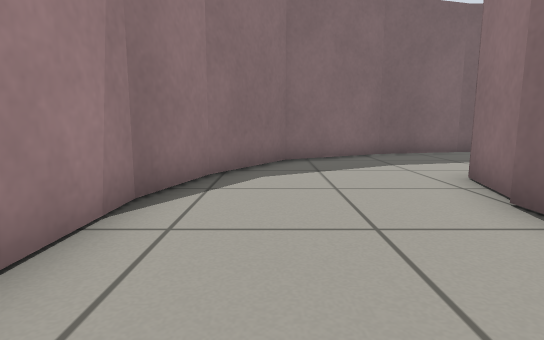
View 1 (above)

22 first-person views from a walk through a robot-simulator world made for Gazebo. The camera is 0.5 m above the floor, tilts 8° down and sees 80° across. The floor is counted in squares, 0.5 m on a side. Each view is taken from the middle of a square. On the plan, view 1 faces up. The plan holds only what a view shows up to about 12 squares ahead; the rest is blank. The place goes on beyond the plan. Robots are left out.

View 2
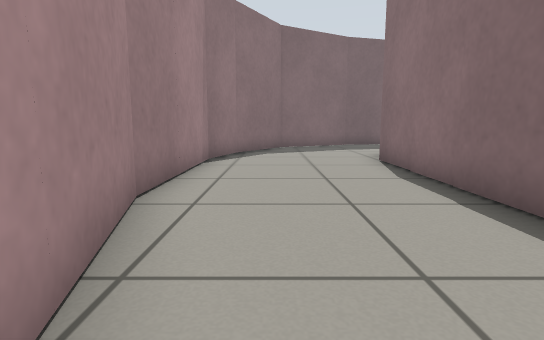

View 3
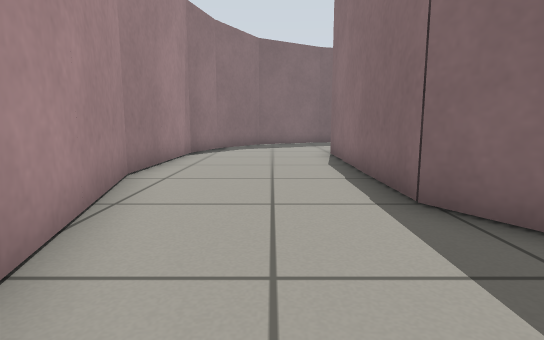

View 4
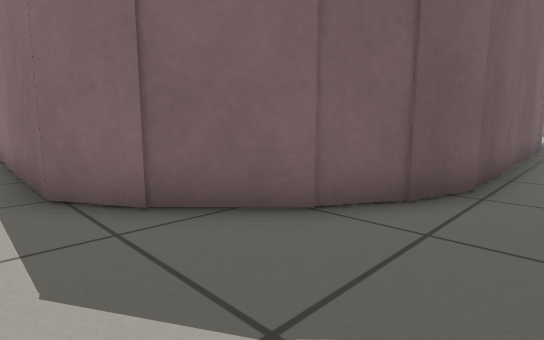

View 5
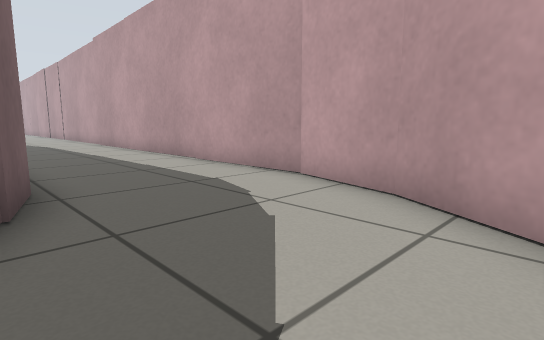

View 6
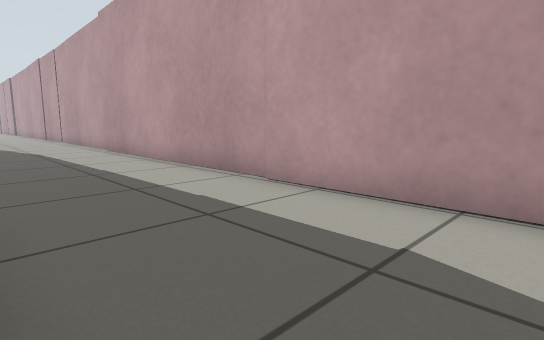

View 7
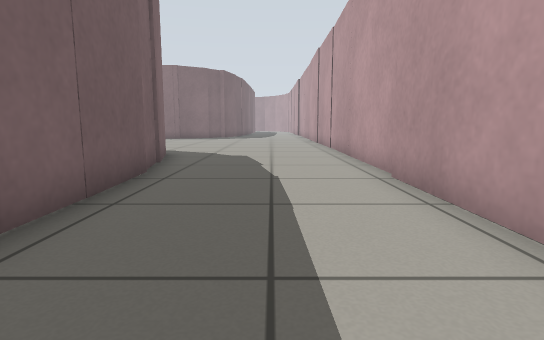

View 8
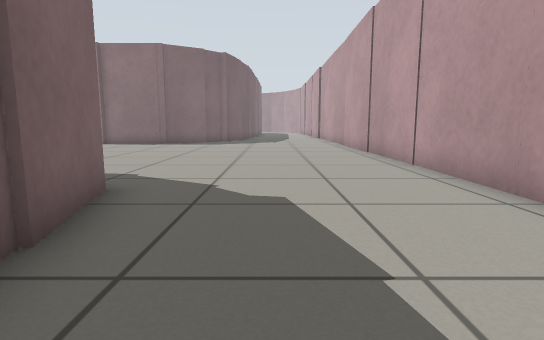

View 9
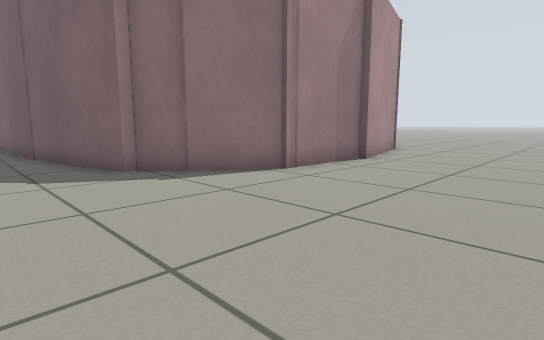

View 10
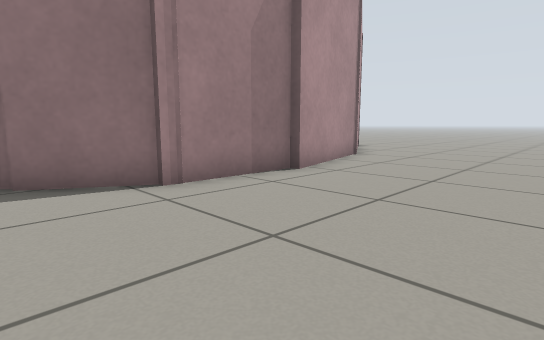

View 11
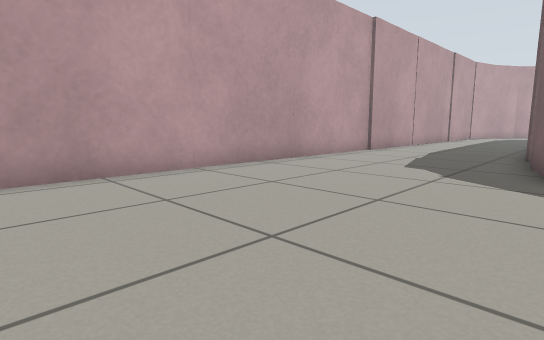

View 12
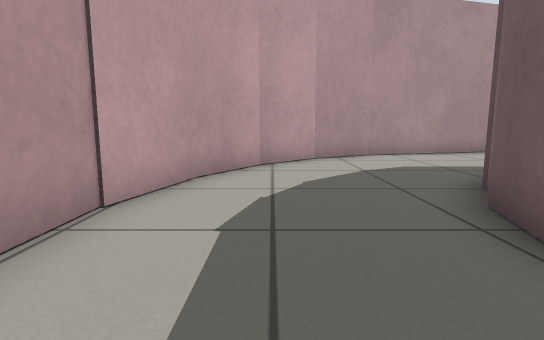

View 13
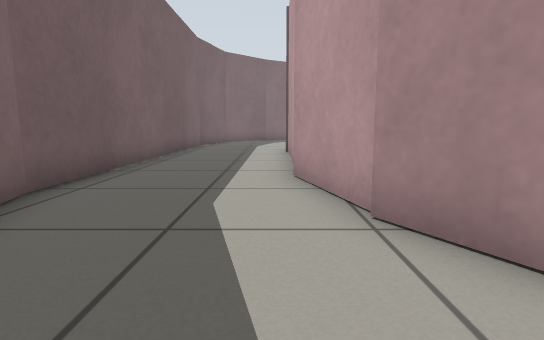

View 14
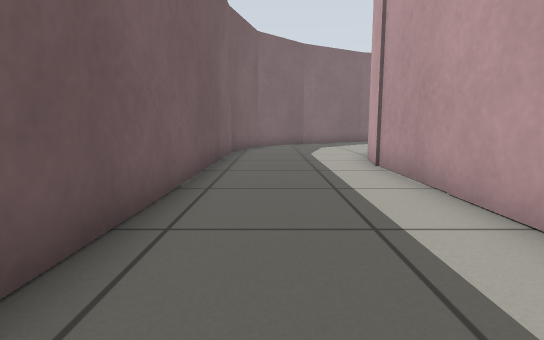

View 15
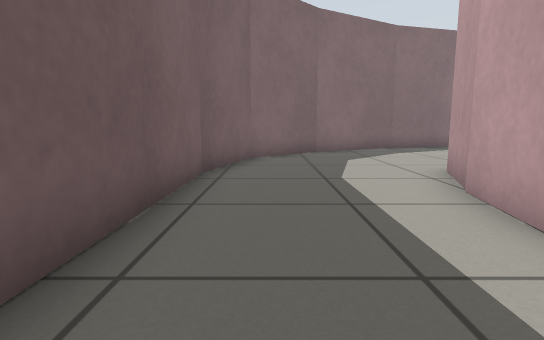

View 16
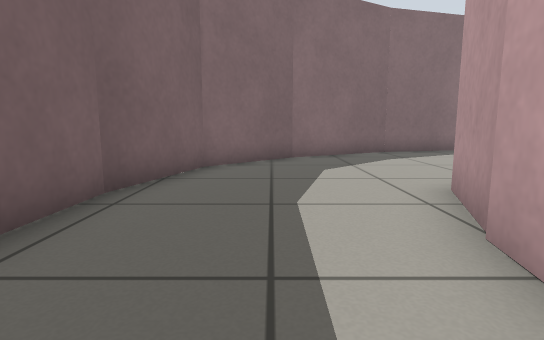

View 17
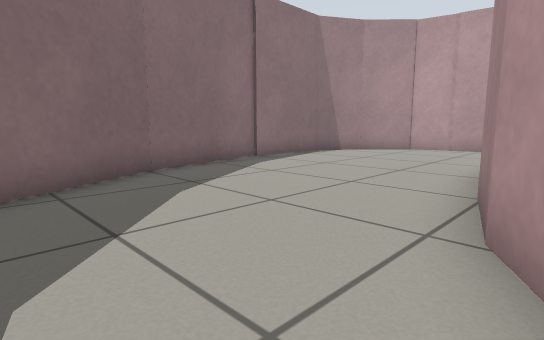

View 18
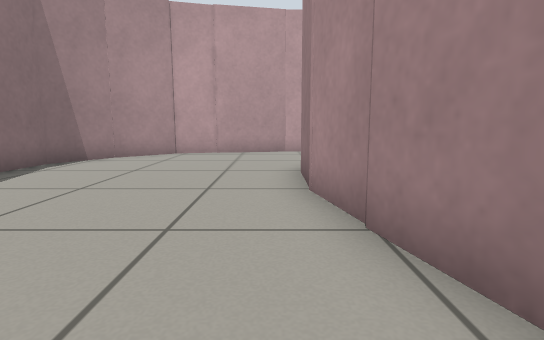

View 19
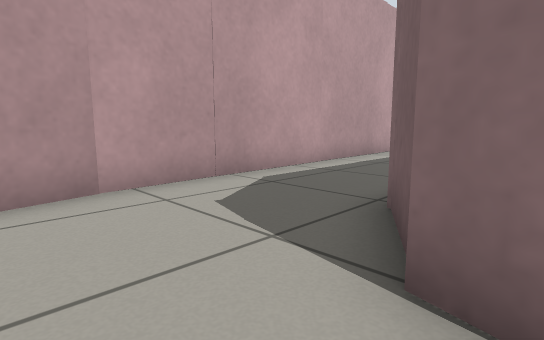

View 20
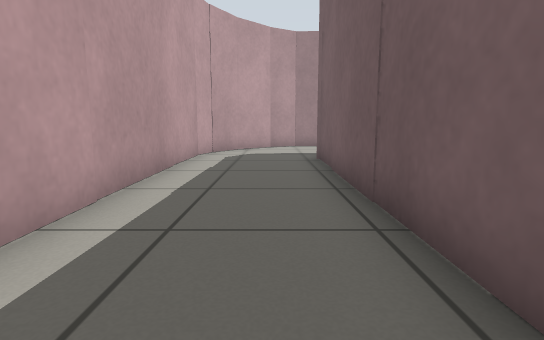

View 21
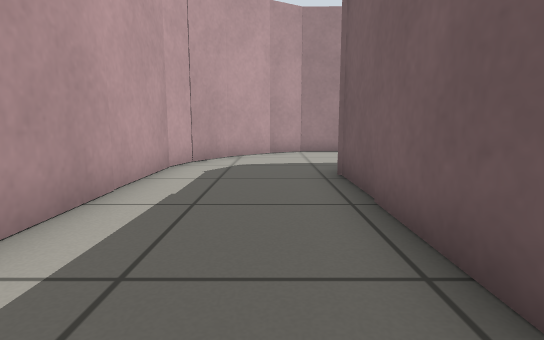

View 22
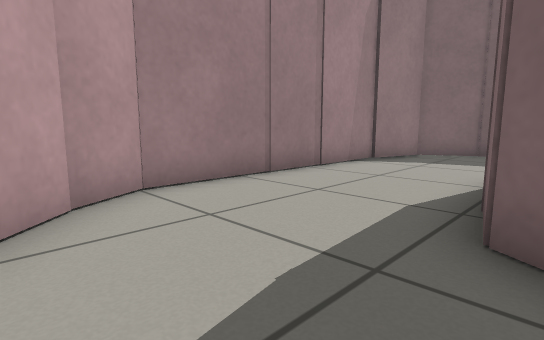

### Floor plan
Points are (right, up) in squares from view 1. A wall is a line through its corners. A room is listed if a view was taken in it or the views show most of it. See-through windows are left out.
Room 1 (views 1, 2, 13)
walls: (3.2, 4.2) (3.7, 6); (-1.8, 4.2) (-1.8, -0.8); (-1.9, -0.6) (-0.5, -5.9); (-1.2, 6.3) (-1.8, 4.1); (3.6, -4.4) (2.9, -3) (2.9, 4.1); (2.7, 10.3) (0.4, 9) (-1.2, 6.2)
low walls: (4.1, 6.2) (5.5, 7)
ways out: opening at (1.5, -4.5) to room 2; opening at (4, 8.3) to room 3
Room 2 (views 3, 4, 5, 6, 7, 8, 9, 10, 11, 12)
walls: (19.8, -6.4) (7.8, -6.8); (24, -5.4) (19.8, -6.5); (24.7, -4.3) (23.8, -5.2); (19.5, -11.5) (30.7, -11.5); (26.1, -2.2) (24.8, -4.4); (26.1, 0.6) (26, -2.6); (30.7, -11.3) (31.4, -11.3); (25.6, 3.1) (26.3, 0.5); (7.7, -6.8) (6.1, -6.4); (6.3, -6.4) (5, -5.6); (6.2, -11.1) (19.3, -11.2); (5.1, -5.8) (3.6, -4.3); (3.8, -10.4) (6.2, -11); (2.1, -9.3) (4, -10.4); (0.5, -7.7) (2.2, -9.4); (-0.5, -5.8) (0.6, -7.9)
ways out: opening at (1.5, -4.5) to room 1; opening at (29, 4.8)
Room 3 (views 14, 15, 16, 17, 18, 19, 20, 21, 22)
walls: (15.9, 7) (18, 6.2); (13.8, 7.5) (15.8, 7.1); (18.6, 4.9) (19.6, 1.1); (19.4, 1.3) (19.4, -0.8); (16.6, -2.7) (8.7, -2.7); (18.7, -1.9) (17.3, -2.7); (8.8, 7.5) (13.8, 7.4); (17.7, 11.4) (6.6, 11.5); (23, 8.3) (20.7, 10.6) (17.6, 11.4); (5.5, 6.7) (3.9, 5.8) (3.4, 3.8); (5.5, 6.9) (8.4, 7.6); (19.4, -6.1) (23.2, -5.3) (24.8, -3.7); (6.7, 11.6) (3.5, 10.7); (25.9, 0.9) (24.9, 4.9) (22.8, 8.5); (3.2, 4.1) (3.2, -3) (3.8, -4.1) (5.1, -5.4); (24.7, -3.9) (25.7, -2.2) (25.7, 1); (7.5, -6.5) (19.6, -6.1); (3.6, 10.8) (2.7, 10.3); (6.3, -6.1) (7.5, -6.4); (5, -5.3) (6.4, -6.1)
low walls: (18.1, 5.7) (18.6, 4.8); (19.3, -1) (19.1, -1.8); (7.9, -2.3) (7.4, -2) (7.2, -0.7)
ways out: opening at (4, 8.3) to room 1

Where each view was taken, in squares from view 1:
view 1: 0 up, 0 right, facing up
view 2: 5 down, 0 right, facing up
view 3: 7 down, 1 right, facing up
view 4: 8 down, 2 right, facing up-right
view 5: 6 down, 2 right, facing down-right
view 6: 7 down, 6 right, facing down-right
view 7: 9 down, 13 right, facing right
view 8: 8 down, 19 right, facing right
view 9: 8 down, 31 right, facing up-left
view 10: 5 down, 31 right, facing up-left
view 11: 5 down, 31 right, facing down-left
view 12: 9 down, 10 right, facing left
view 13: 8 up, 2 right, facing right
view 14: 10 up, 6 right, facing right
view 15: 10 up, 11 right, facing right
view 16: 9 up, 13 right, facing right
view 17: 8 up, 18 right, facing down-right
view 18: 6 up, 20 right, facing down
view 19: 1 down, 21 right, facing down-left
view 20: 4 down, 18 right, facing left
view 21: 4 down, 15 right, facing left
view 22: 5 down, 8 right, facing up-left
